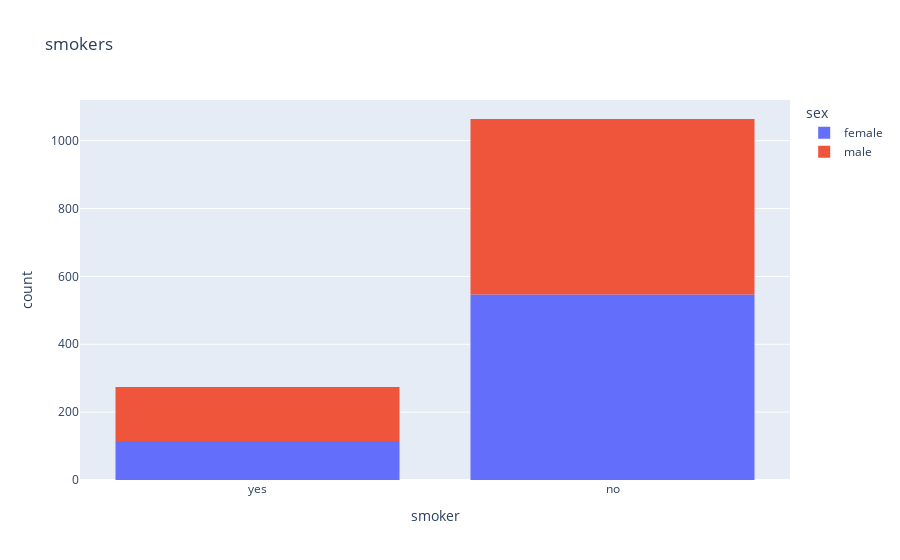

The code cell stored with this chart in its notebook:
### Code cell
px.histogram(medical_df, x='smoker', color='sex', title='smokers')

### Figure 1 — Plotly figure (JSON) as saved in the notebook; plotly's stock layout.template omitted (floating-point values rounded to 4 significant figures; data arrays with more than 128 entries replaced by an {"elided": "..."} marker saying what was removed)
{"data": [{"alignmentgroup": "True", "bingroup": "x", "hovertemplate": "sex=female<br>smoker=%{x}<br>count=%{y}<extra></extra>", "legendgroup": "female", "marker": {"color": "#636efa", "pattern": {"shape": ""}}, "name": "female", "offsetgroup": "female", "orientation": "v", "showlegend": true, "type": "histogram", "x": {"elided": "662 str values"}, "xaxis": "x", "yaxis": "y"}, {"alignmentgroup": "True", "bingroup": "x", "hovertemplate": "sex=male<br>smoker=%{x}<br>count=%{y}<extra></extra>", "legendgroup": "male", "marker": {"color": "#EF553B", "pattern": {"shape": ""}}, "name": "male", "offsetgroup": "male", "orientation": "v", "showlegend": true, "type": "histogram", "x": {"elided": "676 str values"}, "xaxis": "x", "yaxis": "y"}], "layout": {"barmode": "relative", "legend": {"title": {"text": "sex"}, "tracegroupgap": 0}, "title": {"text": "smokers"}, "xaxis": {"anchor": "y", "domain": [0, 1], "title": {"text": "smoker"}}, "yaxis": {"anchor": "x", "domain": [0, 1], "title": {"text": "count"}}}}
